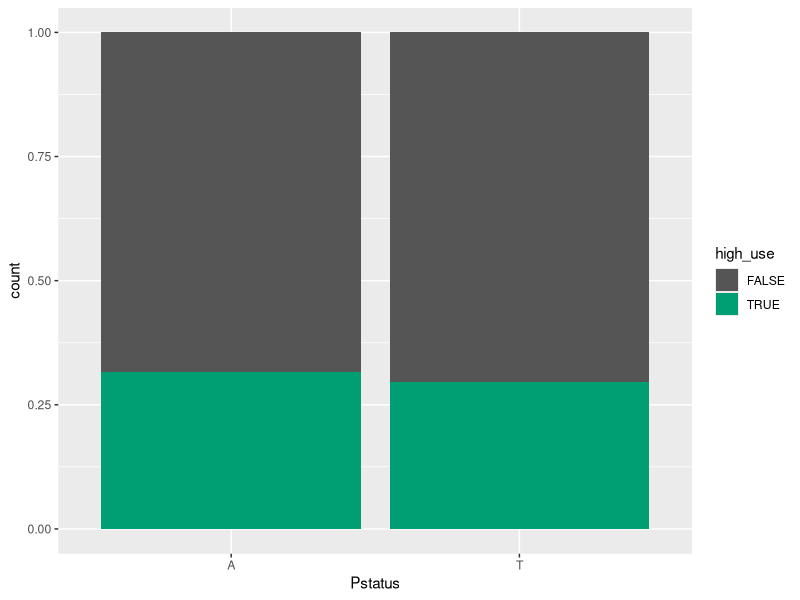
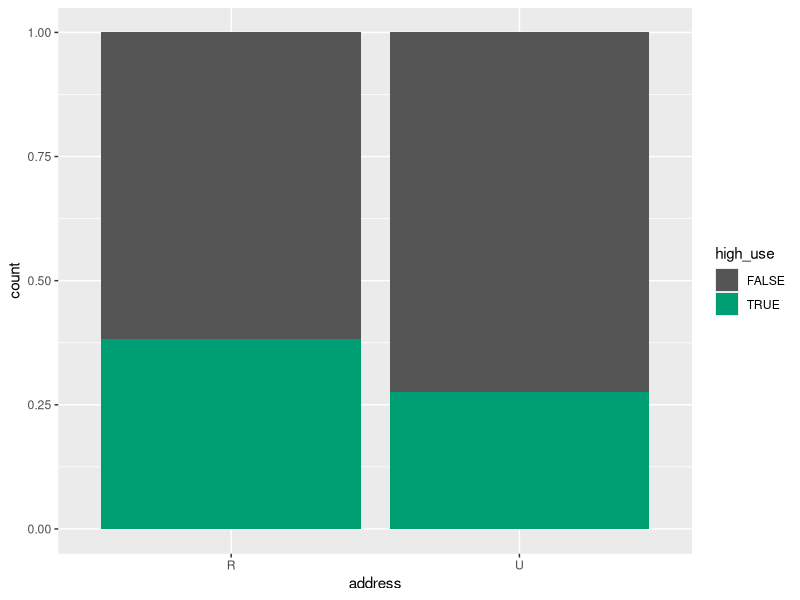
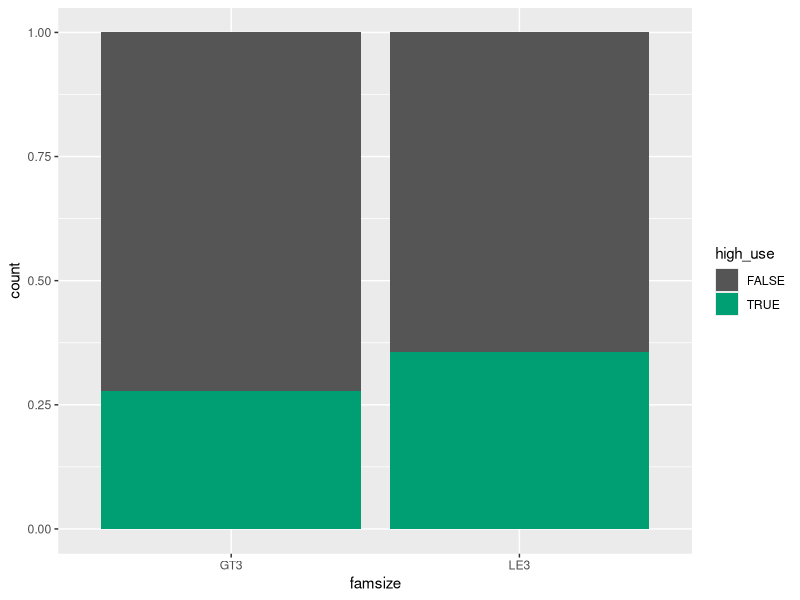
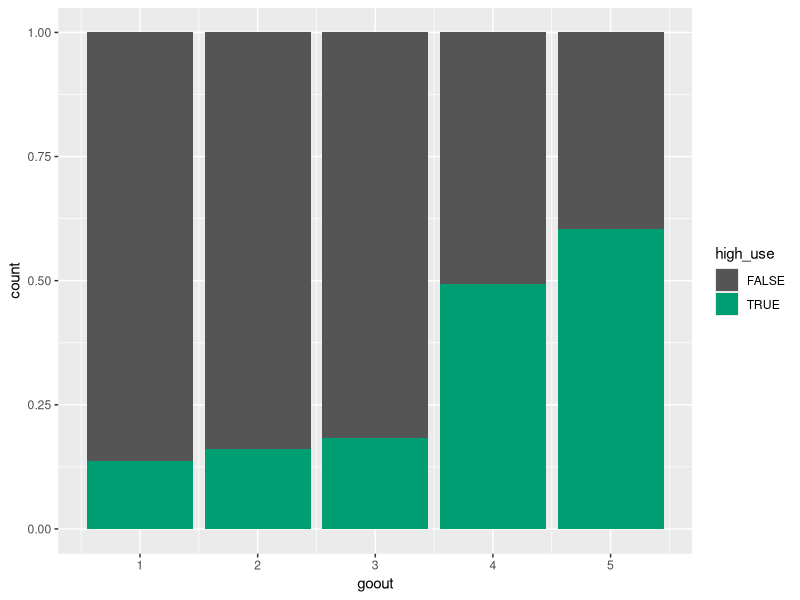
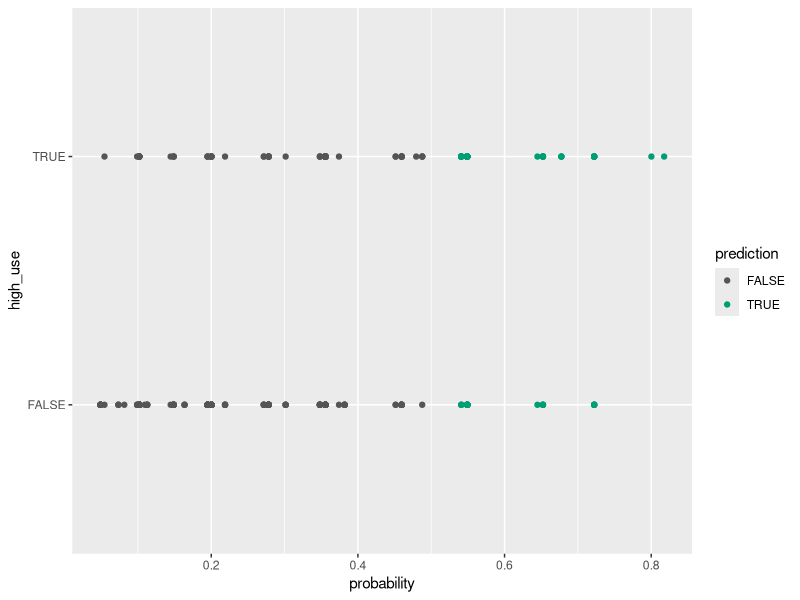

The R source for these figures, in order:
## ---- chunk 1
library("tidyverse")
library("ggplot2")
library("dplyr")
library(GGally)
alc <- read.table("data/alc.txt")
Palette <- c("#555555", "#009E73", "#56B4E9", "#E69F00", "#F0E442", "#0072B2", "#D55E00", "#CC79A7")
## ---- chunk 2
glimpse(alc)
## ---- chunk 3
g3 <- ggplot(alc, aes(x = Pstatus, fill = high_use)) + geom_bar(position="fill")
g3 + scale_fill_manual(values=Palette)

g4 <- ggplot(alc, aes(x = address, fill = high_use)) + geom_bar(position="fill")
g4 + scale_fill_manual(values=Palette)

g5 <- ggplot(alc, aes(x = famsize, fill = high_use)) + geom_bar(position="fill")
g5 + scale_fill_manual(values=Palette)

g6 <- ggplot(alc, aes(x = goout, fill = high_use)) + geom_bar(position="fill")
g6 + scale_fill_manual(values=Palette)
## ---- chunk 4
table(high_use = alc$high_use, address = alc$address) %>% prop.table() %>% addmargins()  
table(high_use = alc$high_use, parents_living_together = alc$Pstatus) %>% prop.table() %>% addmargins()
table(high_use = alc$high_use, familysize = alc$famsize) %>% addmargins() %>% prop.table()
table(high_use = alc$high_use, outgoingness = alc$goout) %>% addmargins()  %>% prop.table()
## ---- chunk 5
m <- glm(high_use ~ address + Pstatus + famsize + goout, data = alc, family = "binomial")

summary(m)
coef(m)
## ---- chunk 6
OR <- coef(m) %>% exp

CI <- exp(confint(m))

cbind(OR, CI)

probabilities <- predict(m, type = "response")

# add the predicted probabilities to 'alc'
alc <- mutate(alc, probability = probabilities)

# use the probabilities to make a prediction of high_use
alc <- mutate(alc, prediction = probability > 0.5)

# tabulate the target variable versus the predictions
table(high_use = alc$high_use, prediction = alc$prediction)

# initialize a plot of 'high_use' versus 'probability' in 'alc'
g <- ggplot(alc, aes(x = probability, y = high_use, col = prediction)) + geom_point()
g + scale_colour_manual(values=Palette)

# tabulate the target variable versus the predictions
table(high_use = alc$high_use, prediction = alc$prediction) %>% prop.table()  %>% addmargins()
## ---- chunk 7
loss_func <- function(class, prob) {
  n_wrong <- abs(class - prob) > 0.5
  mean(n_wrong)
}

# call loss_func to compute the average number of wrong predictions in the (training) data
loss_func(class = alc$high_use, prob = alc$probability)

library(boot)
cv <- cv.glm(data = alc, cost = loss_func, glmfit = m, K = 10)

# average number of wrong predictions in the cross validation
cv$delta[1]
